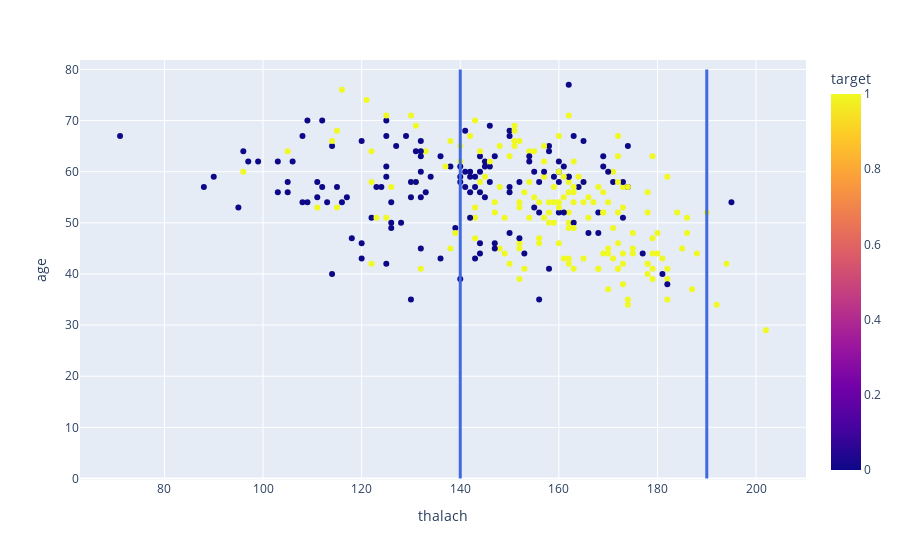

The notebook cell this image was saved under:
### Code cell
fig = px.scatter(data, x="thalach", y="age", color="target")
fig.add_shape(
        # Line Vertical
        dict(
            type="line",
            x0=140,
            y0=0,
            x1=140,
            y1=80,
            line=dict(
                color="RoyalBlue",
                width=3
            )
))
fig.add_shape(
        # Line Vertical
        dict(
            type="line",
            x0=190,
            y0=0,
            x1=190,
            y1=80,
            line=dict(
                color="RoyalBlue",
                width=3
            )
))

### Figure 1 — Plotly figure (JSON) as saved in the notebook; plotly's stock layout.template omitted (floating-point values rounded to 4 significant figures; data arrays with more than 128 entries replaced by an {"elided": "..."} marker saying what was removed)
{"data": [{"hovertemplate": "thalach=%{x}<br>age=%{y}<br>target=%{marker.color}<extra></extra>", "legendgroup": "", "marker": {"color": {"elided": "302 int values"}, "coloraxis": "coloraxis", "symbol": "circle"}, "mode": "markers", "name": "", "orientation": "v", "showlegend": false, "type": "scatter", "x": {"elided": "302 int values"}, "xaxis": "x", "y": {"elided": "302 int values"}, "yaxis": "y"}], "layout": {"coloraxis": {"colorbar": {"title": {"text": "target"}}, "colorscale": [[0, "#0d0887"], [0.1111, "#46039f"], [0.2222, "#7201a8"], [0.3333, "#9c179e"], [0.4444, "#bd3786"], [0.5556, "#d8576b"], [0.6667, "#ed7953"], [0.7778, "#fb9f3a"], [0.8889, "#fdca26"], [1, "#f0f921"]]}, "legend": {"tracegroupgap": 0}, "margin": {"t": 60}, "shapes": [{"line": {"color": "RoyalBlue", "width": 3}, "type": "line", "x0": 140, "x1": 140, "y0": 0, "y1": 80}, {"line": {"color": "RoyalBlue", "width": 3}, "type": "line", "x0": 190, "x1": 190, "y0": 0, "y1": 80}], "xaxis": {"anchor": "y", "domain": [0, 1], "title": {"text": "thalach"}}, "yaxis": {"anchor": "x", "domain": [0, 1], "title": {"text": "age"}}}}
